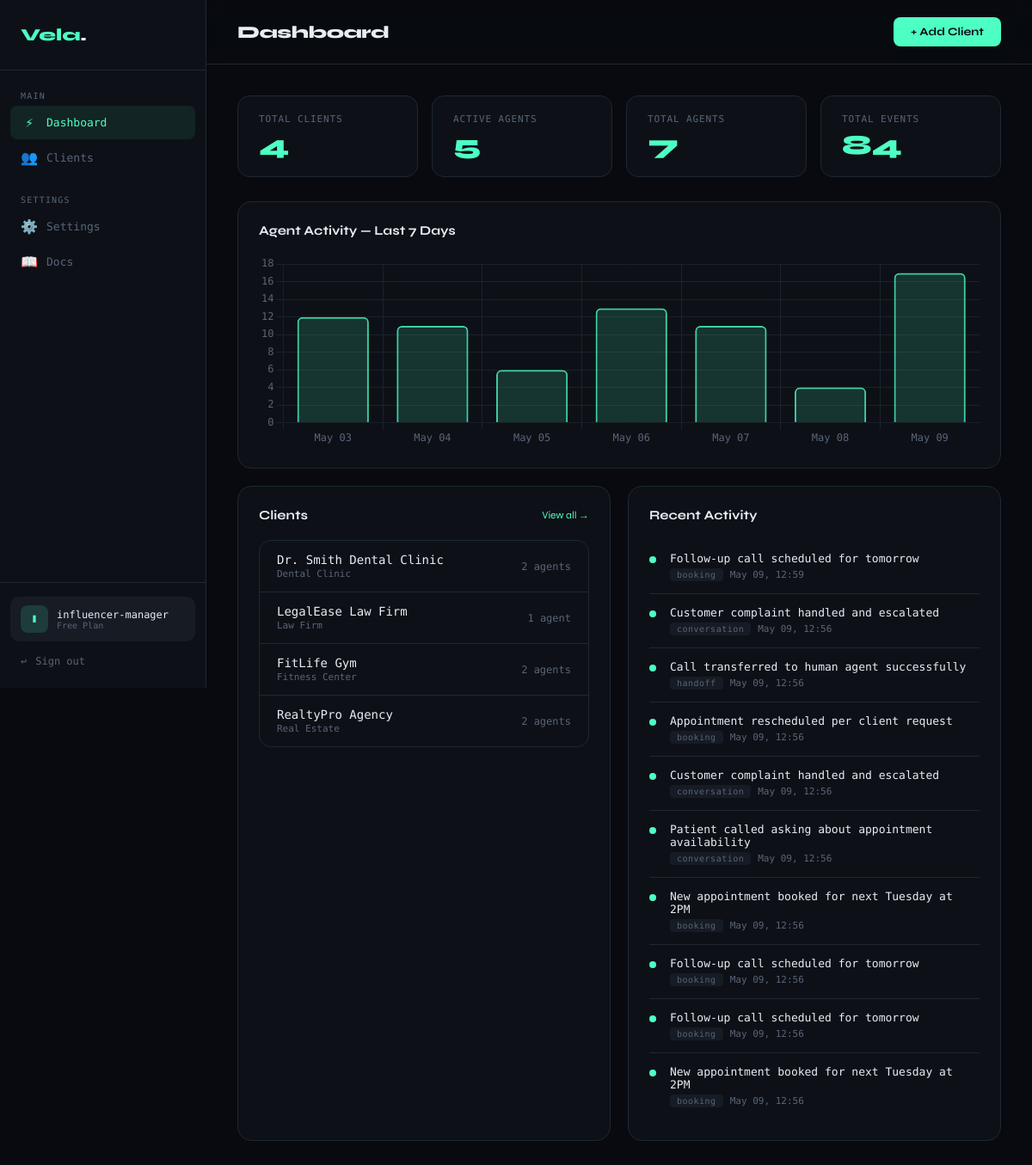
The page /dashboard (signed in) on the database its author committed.
### app.py (models this page shows)
class Client(db.Model):
    id = db.Column(db.Integer, primary_key=True)
    name = db.Column(db.String(100), nullable=False)
    business_type = db.Column(db.String(100))
    email = db.Column(db.String(120))
    phone = db.Column(db.String(20))
    agency_id = db.Column(db.Integer, db.ForeignKey('agency.id'), nullable=False)
    created_at = db.Column(db.DateTime, default=datetime.utcnow)
    agents = db.relationship('Agent', backref='client', lazy=True)

class ActivityLog(db.Model):
    id = db.Column(db.Integer, primary_key=True)
    agent_id = db.Column(db.Integer, db.ForeignKey('agent.id'), nullable=False)
    event_type = db.Column(db.String(50))   # conversation, booking, error, handoff
    summary = db.Column(db.Text)
    outcome = db.Column(db.String(20))      # success, failed, pending
    created_at = db.Column(db.DateTime, default=datetime.utcnow)

### app.py (the view)
@app.route('/dashboard')
def dashboard():
    if 'agency_id' not in session:
        return redirect(url_for('login'))
    agency_id = session['agency_id']
    clients = Client.query.filter_by(agency_id=agency_id).all()
    total_agents = sum(len(c.agents) for c in clients)
    total_logs = ActivityLog.query.join(Agent).join(Client).filter(Client.agency_id == agency_id).count()
    active_agents = Agent.query.join(Client).filter(Client.agency_id == agency_id, Agent.status == 'active').count()
    recent_logs = ActivityLog.query.join(Agent).join(Client).filter(
        Client.agency_id == agency_id
    ).order_by(ActivityLog.created_at.desc()).limit(10).all()
    return render_template('dashboard.html',
        clients=clients,
        total_agents=total_agents,
        total_logs=total_logs,
        active_agents=active_agents,
        recent_logs=recent_logs
    )

### templates/dashboard.html (shortened to what this page needs)
{% extends "base.html" %}
{% block page_title %}Dashboard{% endblock %}
{% block topbar_actions %}
  <a href="/clients/add" class="btn-primary">+ Add Client</a>
{% endblock %}
{% block content %}
<div class="stats-row">
  <div class="stat-card">
    <div class="stat-label">Total Clients</div>
    <div class="stat-value">{{ clients|length }}</div>
  </div>
  <div class="stat-card">
    <div class="stat-label">Active Agents</div>
    <div class="stat-value">{{ active_agents }}</div>
  </div>
  <div class="stat-card">
    <div class="stat-label">Total Agents</div>
    <div class="stat-value">{{ total_agents }}</div>
  </div>
  <div class="stat-card">
    <div class="stat-label">Total Events</div>
    <div class="stat-value">{{ total_logs }}</div>
  </div>
</div>
<div class="card" style="margin-bottom:20px;">
  <div class="card-title">Agent Activity — Last 7 Days</div>
  <canvas id="eventsChart" height="80"></canvas>
</div>
<div style="display:grid;grid-template-columns:1fr 1fr;gap:20px;">
  <div class="card">
    <div class="card-title">
      Clients
      <a href="/clients" style="font-size:12px;color:var(--accent);text-decoration:none;font-weight:400;">View all →</a>
    </div>
    {% if clients %}
    <div class="table-wrap">
      {% for client in clients[:5] %}
      <a href="/clients/{{ client.id }}" class="table-row" style="grid-template-columns:1fr auto;">
        <div>
          <div style="font-size:14px;font-weight:500;">{{ client.name }}</div>
          <div style="font-size:11px;color:var(--muted);margin-top:2px;">{{ client.business_type or 'No type set' }}</div>
        </div>
        <div style="font-size:12px;color:var(--muted);">{{ client.agents|length }} agent{{ 's' if client.agents|length != 1 }}</div>
      </a>
      {% endfor %}
    </div>
    {% else %}
    <div class="empty">
      <div class="empty-icon">👥</div>
      <h3>No clients yet</h3>
      <p>Add your first client to get started.</p>
    </div>
    {% endif %}
  </div>
  <div class="card">
    <div class="card-title">Recent Activity</div>
    {% if recent_logs %}
    <div>
      {% for log in recent_logs %}
      <div class="log-item">
        <div class="log-dot {{ log.outcome }}"></div>
        <div class="log-content">
          <div class="log-summary">{{ log.summary or 'Agent event recorded' }}</div>
          <div class="log-meta" style="display:flex;gap:8px;align-items:center;margin-top:4px;">
            <span class="log-type">{{ log.event_type }}</span>
            <span>{{ log.created_at.strftime('%b %d, %H:%M') }}</span>
          </div>
        </div>
      </div>
      {% endfor %}
    </div>
    {% else %}
    <div class="empty">
      <div class="empty-icon">📊</div>
      <h3>No activity yet</h3>
      <p>Activity from your agents will appear here.</p>
    </div>
    {% endif %}
  </div>
</div>
<script>
fetch('/analytics/events')
  .then(r => r.json())
  .then(data => {
    const ctx = document.getElementById('eventsChart').getContext('2d');
    new Chart(ctx, {
      type: 'bar',
      data: {
        labels: data.labels,
        datasets: [{
          label: 'Events',
          data: data.counts,
          backgroundColor: 'rgba(77,255,195,0.15)',
          borderColor: 'rgba(77,255,195,0.8)',
          borderWidth: 2,
          borderRadius: 6,
          hoverBackgroundColor: 'rgba(77,255,195,0.3)',
        }]
      },
      options: {
        responsive: true,
        plugins: {
          legend: { display: false },
          tooltip: {
            backgroundColor: '#161B24',
            borderColor: '#1E2733',
            borderWidth: 1,
            titleColor: '#4DFFC3',
            bodyColor: '#E8EDF5',
          }
        },
        scales: {
          x: {
            grid: { color: 'rgba(30,39,51,0.8)' },
            ticks: { color: '#5A6478', font: { family: 'DM Mono' } }
          },
          y: {
            grid: { color: 'rgba(30,39,51,0.8)' },
            ticks: { color: '#5A6478', font: { family: 'DM Mono' } },
            beginAtZero: true
          }
        }
      }
    });
  });
</script>
{% endblock %}

### templates/base.html (shortened to what this page needs)
<!DOCTYPE html>
<html lang="en">
<head>
</head>
<body>
<div class="sidebar">
  <div class="sidebar-logo">Vela<span>.</span></div>
  <nav class="sidebar-nav">
    <div class="nav-section-label">Main</div>
    <a href="/dashboard" class="nav-item {% if request.path == '/dashboard' %}active{% endif %}">
      <span class="icon">⚡</span> Dashboard
    </a>
    <a href="/clients" class="nav-item {% if '/clients' in request.path %}active{% endif %}">
      <span class="icon">👥</span> Clients
    </a>
    <div class="nav-section-label" style="margin-top:16px;">Settings</div>
    <a href="#" class="nav-item">
      <span class="icon">⚙️</span> Settings
    </a>
    <a href="#" class="nav-item">
      <span class="icon">📖</span> Docs
    </a>
  </nav>
  <div class="sidebar-footer">
    <div class="agency-badge">
      <div class="agency-avatar">{{ session.agency_name[0].upper() if session.agency_name else 'A' }}</div>
      <div>
        <div class="agency-name">{{ session.agency_name or 'My Agency' }}</div>
        <div class="agency-plan">Free Plan</div>
      </div>
    </div>
    <a href="/logout" class="logout-btn">
      <span>↩</span> Sign out
    </a>
  </div>
</div>
<div class="main">
  <div class="topbar">
    <div class="page-title">{% block page_title %}Dashboard{% endblock %}</div>
    <div class="topbar-actions">{% block topbar_actions %}{% endblock %}</div>
  </div>
  <div class="content animate">
    {% block content %}{% endblock %}
  </div>
</div>
</body>
</html>

### rows shown on the page
Client: name "Dr. Smith Dental Clinic", business_type "Dental Clinic", agents|length "2", agents "s"
Client: name "LegalEase Law Firm", business_type "Law Firm", agents|length "1"
Client: name "FitLife Gym", business_type "Fitness Center", agents|length "2", agents "s"
Client: name "RealtyPro Agency", business_type "Real Estate", agents|length "2", agents "s"
ActivityLog: summary "Follow-up call scheduled for tomorrow", event_type "booking", created_at "May 09, 12:59"
ActivityLog: summary "Customer complaint handled and escalated", event_type "conversation", created_at "May 09, 12:56"
ActivityLog: summary "Call transferred to human agent successfully", event_type "handoff", created_at "May 09, 12:56"
ActivityLog: summary "Appointment rescheduled per client request", event_type "booking", created_at "May 09, 12:56"
ActivityLog: summary "Customer complaint handled and escalated", event_type "conversation", created_at "May 09, 12:56"
ActivityLog: summary "Patient called asking about appointment availability", event_type "conversation", created_at "May 09, 12:56"
ActivityLog: summary "New appointment booked for next Tuesday at 2PM", event_type "booking", created_at "May 09, 12:56"
ActivityLog: summary "Follow-up call scheduled for tomorrow", event_type "booking", created_at "May 09, 12:56"
ActivityLog: summary "Follow-up call scheduled for tomorrow", event_type "booking", created_at "May 09, 12:56"
ActivityLog: summary "New appointment booked for next Tuesday at 2PM", event_type "booking", created_at "May 09, 12:56"

### other values the page prints
{{ session.agency_name[0].upper() if session.agency_name else 'A' }} "I"
{{ session.agency_name or 'My Agency' }} "influencer-manager"
{{ clients|length }} "4"
{{ active_agents }} "5"
{{ total_agents }} "7"
{{ total_logs }} "84"
